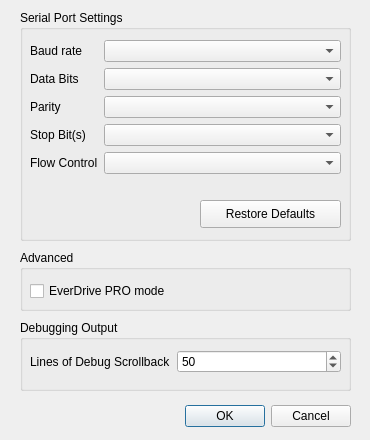
<?xml version="1.0" encoding="UTF-8"?>
<ui version="4.0">
 <class>SettingsDialog</class>
 <widget class="QDialog" name="SettingsDialog">
  <property name="geometry">
   <rect>
    <x>0</x>
    <y>0</y>
    <width>370</width>
    <height>440</height>
   </rect>
  </property>
  <property name="windowTitle">
   <string>Settings</string>
  </property>
  <widget class="QDialogButtonBox" name="buttonBox">
   <property name="geometry">
    <rect>
     <x>10</x>
     <y>400</y>
     <width>341</width>
     <height>32</height>
    </rect>
   </property>
   <property name="orientation">
    <enum>Qt::Horizontal</enum>
   </property>
   <property name="standardButtons">
    <set>QDialogButtonBox::Cancel|QDialogButtonBox::Ok</set>
   </property>
  </widget>
  <widget class="QGroupBox" name="groupBox">
   <property name="geometry">
    <rect>
     <x>20</x>
     <y>10</y>
     <width>331</width>
     <height>231</height>
    </rect>
   </property>
   <property name="title">
    <string>Serial Port Settings</string>
   </property>
   <widget class="QWidget" name="formLayoutWidget">
    <property name="geometry">
     <rect>
      <x>10</x>
      <y>30</y>
      <width>311</width>
      <height>151</height>
     </rect>
    </property>
    <layout class="QFormLayout" name="formLayout">
     <property name="fieldGrowthPolicy">
      <enum>QFormLayout::AllNonFixedFieldsGrow</enum>
     </property>
     <item row="0" column="0">
      <widget class="QLabel" name="baudRateLabel">
       <property name="text">
        <string>Baud rate</string>
       </property>
      </widget>
     </item>
     <item row="0" column="1">
      <widget class="QComboBox" name="cmb_baud"/>
     </item>
     <item row="1" column="0">
      <widget class="QLabel" name="dataBitsLabel">
       <property name="text">
        <string>Data Bits</string>
       </property>
      </widget>
     </item>
     <item row="1" column="1">
      <widget class="QComboBox" name="cmb_dataBits"/>
     </item>
     <item row="2" column="0">
      <widget class="QLabel" name="parityLabel">
       <property name="text">
        <string>Parity</string>
       </property>
      </widget>
     </item>
     <item row="2" column="1">
      <widget class="QComboBox" name="cmb_parity"/>
     </item>
     <item row="3" column="0">
      <widget class="QLabel" name="stopBitSLabel">
       <property name="text">
        <string>Stop Bit(s)</string>
       </property>
      </widget>
     </item>
     <item row="3" column="1">
      <widget class="QComboBox" name="cmb_stop"/>
     </item>
     <item row="4" column="0">
      <widget class="QLabel" name="flowControlLabel">
       <property name="text">
        <string>Flow Control</string>
       </property>
      </widget>
     </item>
     <item row="4" column="1">
      <widget class="QComboBox" name="cmb_flow"/>
     </item>
    </layout>
   </widget>
   <widget class="QPushButton" name="btn_defaults">
    <property name="geometry">
     <rect>
      <x>180</x>
      <y>190</y>
      <width>141</width>
      <height>28</height>
     </rect>
    </property>
    <property name="text">
     <string>Restore Defaults</string>
    </property>
   </widget>
  </widget>
  <widget class="QGroupBox" name="groupBox_2">
   <property name="geometry">
    <rect>
     <x>20</x>
     <y>320</y>
     <width>331</width>
     <height>71</height>
    </rect>
   </property>
   <property name="title">
    <string>Debugging Output</string>
   </property>
   <widget class="QWidget" name="formLayoutWidget_2">
    <property name="geometry">
     <rect>
      <x>10</x>
      <y>30</y>
      <width>311</width>
      <height>31</height>
     </rect>
    </property>
    <layout class="QFormLayout" name="formLayout_2">
     <property name="fieldGrowthPolicy">
      <enum>QFormLayout::AllNonFixedFieldsGrow</enum>
     </property>
     <item row="0" column="0">
      <widget class="QLabel" name="linesOfDebugScrollbackLabel">
       <property name="text">
        <string>Lines of Debug Scrollback</string>
       </property>
      </widget>
     </item>
     <item row="0" column="1">
      <widget class="QSpinBox" name="spn_scrollback">
       <property name="minimum">
        <number>2</number>
       </property>
       <property name="maximum">
        <number>2000</number>
       </property>
       <property name="singleStep">
        <number>10</number>
       </property>
       <property name="value">
        <number>50</number>
       </property>
      </widget>
     </item>
    </layout>
   </widget>
  </widget>
  <widget class="QGroupBox" name="groupBox_3">
   <property name="geometry">
    <rect>
     <x>20</x>
     <y>250</y>
     <width>331</width>
     <height>61</height>
    </rect>
   </property>
   <property name="title">
    <string>Advanced</string>
   </property>
   <widget class="QCheckBox" name="chk_EverDriveProMode">
    <property name="geometry">
     <rect>
      <x>10</x>
      <y>30</y>
      <width>311</width>
      <height>22</height>
     </rect>
    </property>
    <property name="text">
     <string>EverDrive PRO mode</string>
    </property>
   </widget>
  </widget>
 </widget>
 <tabstops>
  <tabstop>cmb_baud</tabstop>
  <tabstop>cmb_dataBits</tabstop>
  <tabstop>cmb_parity</tabstop>
  <tabstop>cmb_stop</tabstop>
  <tabstop>cmb_flow</tabstop>
  <tabstop>btn_defaults</tabstop>
  <tabstop>spn_scrollback</tabstop>
  <tabstop>buttonBox</tabstop>
 </tabstops>
 <resources/>
 <connections>
  <connection>
   <sender>buttonBox</sender>
   <signal>accepted()</signal>
   <receiver>SettingsDialog</receiver>
   <slot>accept()</slot>
   <hints>
    <hint type="sourcelabel">
     <x>238</x>
     <y>334</y>
    </hint>
    <hint type="destinationlabel">
     <x>157</x>
     <y>274</y>
    </hint>
   </hints>
  </connection>
  <connection>
   <sender>buttonBox</sender>
   <signal>rejected()</signal>
   <receiver>SettingsDialog</receiver>
   <slot>reject()</slot>
   <hints>
    <hint type="sourcelabel">
     <x>306</x>
     <y>340</y>
    </hint>
    <hint type="destinationlabel">
     <x>286</x>
     <y>274</y>
    </hint>
   </hints>
  </connection>
  <connection>
   <sender>buttonBox</sender>
   <signal>accepted()</signal>
   <receiver>SettingsDialog</receiver>
   <slot>accept()</slot>
   <hints>
    <hint type="sourcelabel">
     <x>242</x>
     <y>348</y>
    </hint>
    <hint type="destinationlabel">
     <x>259</x>
     <y>318</y>
    </hint>
   </hints>
  </connection>
 </connections>
</ui>
